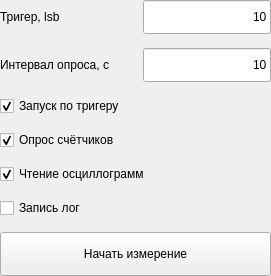
<?xml version="1.0" encoding="UTF-8"?>
<ui version="4.0">
 <class>RunControlWidget</class>
 <widget class="QWidget" name="RunControlWidget">
  <layout class="QVBoxLayout" name="root">
   <property name="leftMargin"><number>0</number></property>
   <property name="topMargin"><number>0</number></property>
   <property name="rightMargin"><number>0</number></property>
   <property name="bottomMargin"><number>0</number></property>
   <property name="spacing"><number>14</number></property>

   <!-- Тригер, lsb -->
   <item>
    <layout class="QHBoxLayout" name="row_trigger">
     <item>
      <widget class="QLabel" name="label_trigger">
       <property name="text"><string>Тригер, lsb</string></property>
      </widget>
     </item>
     <item>
      <spacer name="sp_trigger">
       <property name="orientation"><enum>Qt::Horizontal</enum></property>
       <property name="sizeHint" stdset="0"><size><width>20</width><height>20</height></size></property>
      </spacer>
     </item>
     <item>
      <widget class="QLineEdit" name="lineEdit_trigger">
       <property name="minimumSize"><size><width>128</width><height>34</height></size></property>
       <property name="maximumSize"><size><width>128</width><height>34</height></size></property>
       <property name="alignment"><set>Qt::AlignRight|Qt::AlignVCenter</set></property>
       <property name="text"><string>10</string></property>
       <property name="toolTip"><string>Порог запуска измерения, lsb</string></property>
      </widget>
     </item>
    </layout>
   </item>

   <!-- Интервал опроса, с -->
   <item>
    <layout class="QHBoxLayout" name="row_interval">
     <item>
      <widget class="QLabel" name="label_interval">
       <property name="text"><string>Интервал опроса, с</string></property>
      </widget>
     </item>
     <item>
      <spacer name="sp_interval">
       <property name="orientation"><enum>Qt::Horizontal</enum></property>
       <property name="sizeHint" stdset="0"><size><width>20</width><height>20</height></size></property>
      </spacer>
     </item>
     <item>
      <widget class="QLineEdit" name="lineEdit_interval">
       <property name="minimumSize"><size><width>128</width><height>34</height></size></property>
       <property name="maximumSize"><size><width>128</width><height>34</height></size></property>
       <property name="alignment"><set>Qt::AlignRight|Qt::AlignVCenter</set></property>
       <property name="text"><string>10</string></property>
       <property name="toolTip"><string>Период опроса счётчиков частиц, с</string></property>
      </widget>
     </item>
    </layout>
   </item>

   <!-- флаги -->
   <item>
    <widget class="QCheckBox" name="checkBox_trigger_start">
     <property name="text"><string>Запуск по тригеру</string></property>
     <property name="checked"><bool>true</bool></property>
     <property name="toolTip"><string>Ждать превышения порога вместо принудительного запуска</string></property>
    </widget>
   </item>
   <item>
    <widget class="QCheckBox" name="checkBox_counters">
     <property name="text"><string>Опрос счётчиков</string></property>
     <property name="checked"><bool>true</bool></property>
     <property name="toolTip"><string>Опрашивать гистограммы и счётчики частиц МПП</string></property>
    </widget>
   </item>
   <item>
    <widget class="QCheckBox" name="checkBox_waveform">
     <property name="text"><string>Чтение осциллограмм</string></property>
     <property name="checked"><bool>true</bool></property>
     <property name="toolTip"><string>Читать осциллограммы каналов PIPS и SiPM</string></property>
    </widget>
   </item>
   <item>
    <widget class="QCheckBox" name="checkBox_write_log">
     <property name="text"><string>Запись лог</string></property>
     <property name="toolTip"><string>Сохранять измерения в HDF5</string></property>
    </widget>
   </item>

   <item>
    <widget class="_RunButton" name="pushButton_run">
     <property name="minimumSize"><size><width>0</width><height>44</height></size></property>
     <property name="text"><string>Начать измерение</string></property>
    </widget>
   </item>
  </layout>
 </widget>
 <customwidgets>
  <customwidget>
   <class>_RunButton</class>
   <extends>QPushButton</extends>
   <header>app.widgets.oscilloscope.run_control_widget</header>
  </customwidget>
 </customwidgets>
 <resources/>
 <connections/>
</ui>
